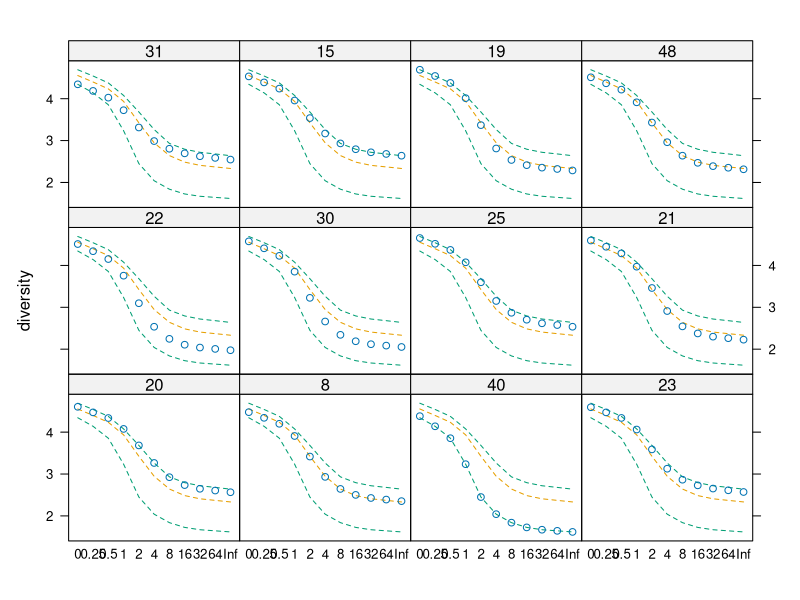
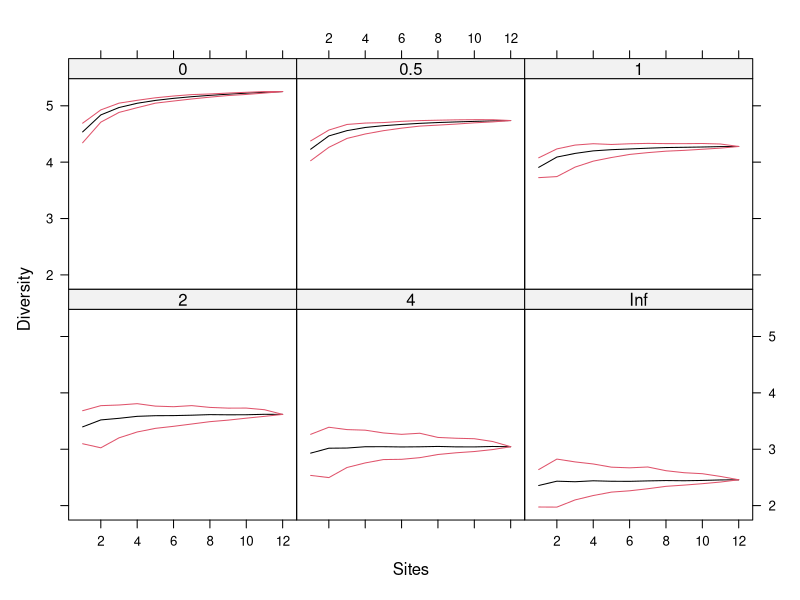
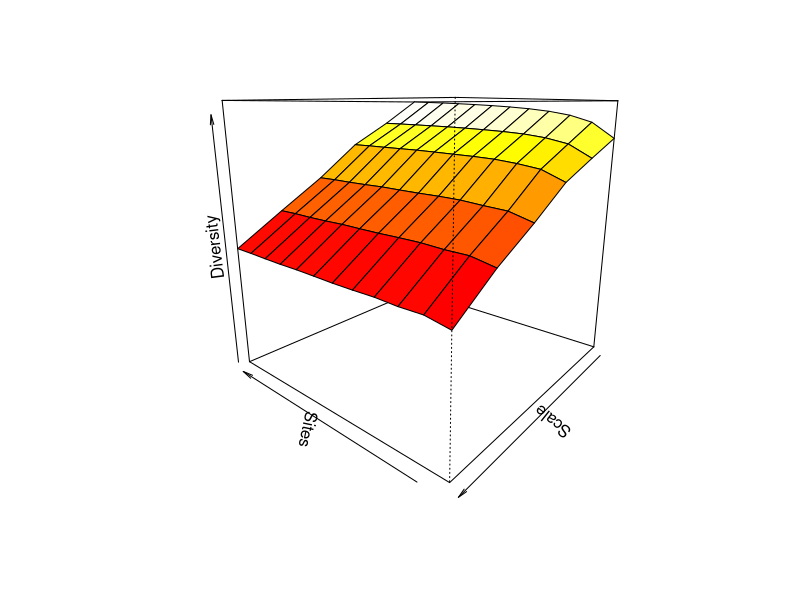

Here is the R script that generated these plots, in order:
library(vegan)


### Name: renyi
### Title: Renyi and Hill Diversities and Corresponding Accumulation Curves
### Aliases: renyi plot.renyi renyiaccum plot.renyiaccum persp.renyiaccum
### Keywords: univar

### ** Examples

data(BCI)
i <- sample(nrow(BCI), 12)
mod <- renyi(BCI[i,])
plot(mod)
mod <- renyiaccum(BCI[i,])
plot(mod, as.table=TRUE, col = c(1, 2, 2))
persp(mod)
